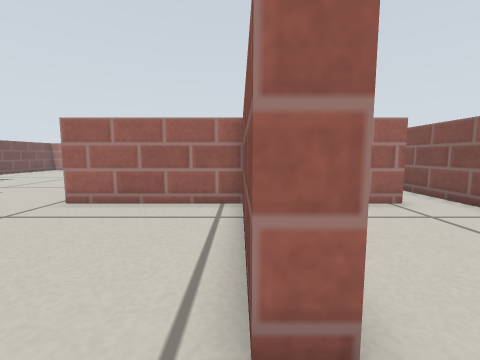
[1] (above)

18 first-person views from a walk through a Gazebo world. The camera is 0.29 m above the floor, tilts 6° down and sees 90° across. The floor is counted in squares, 0.2 m on a side. Each view is taken from the middle of a square. On the plan, view 1 faces up. The plan holds only what a view shows up to about 13 squares ahead; the rest is blank. Gazebo's built-in surfaces are drawn with simple patterns.

[2]
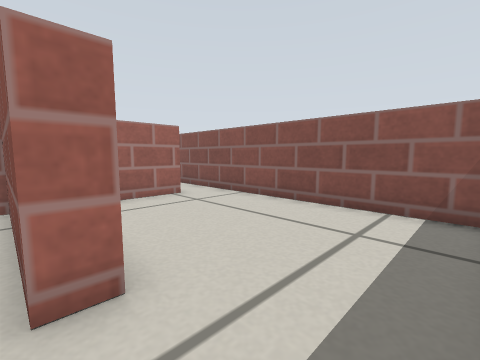

[3]
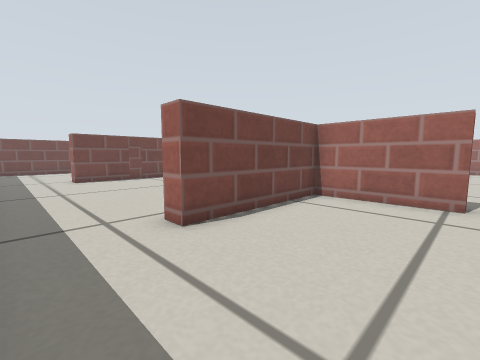

[4]
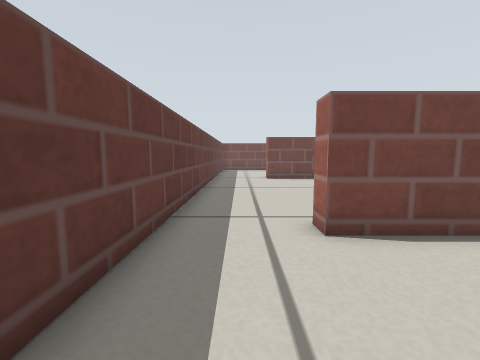

[5]
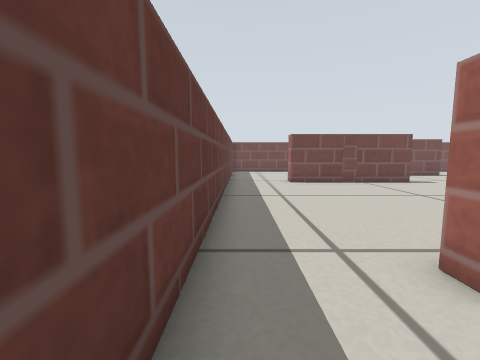

[6]
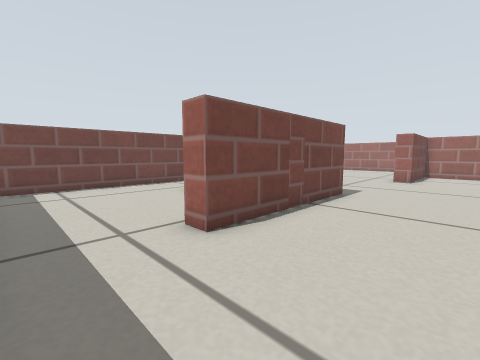

[7]
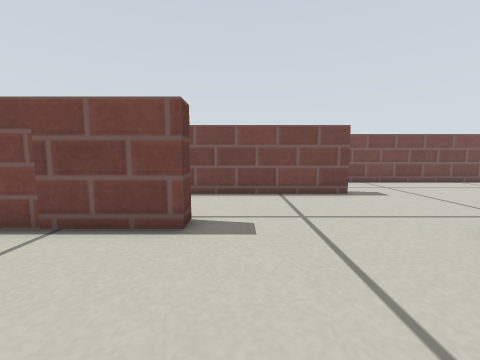

[8]
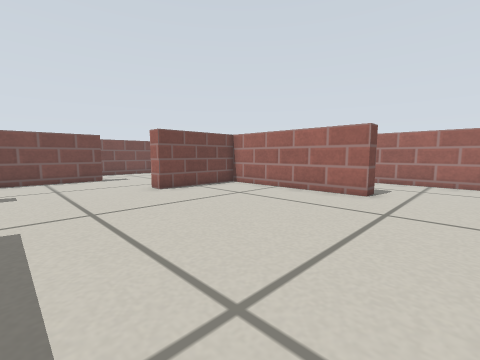

[9]
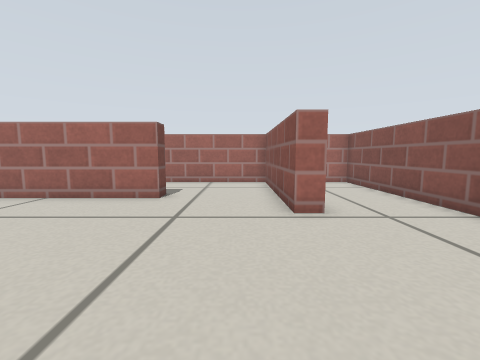

[10]
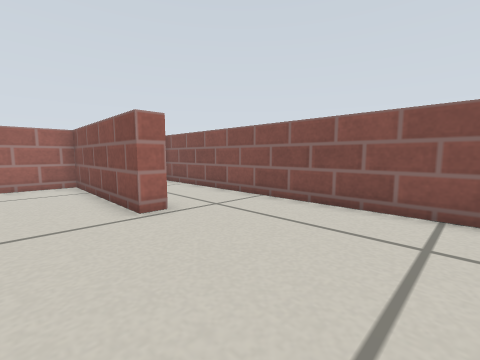

[11]
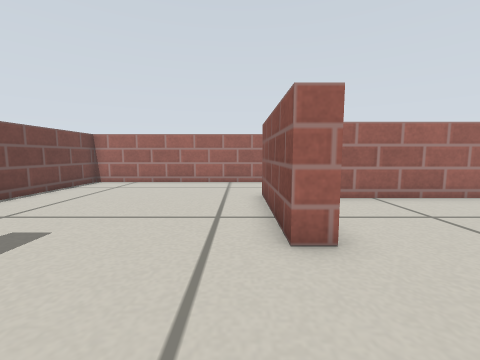

[12]
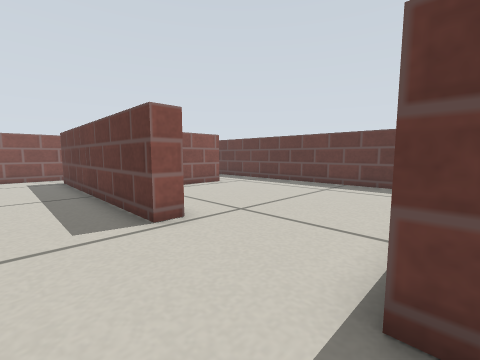

[13]
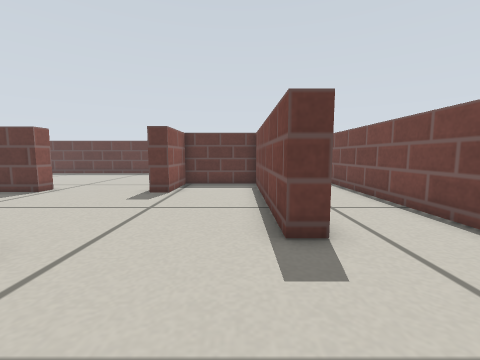

[14]
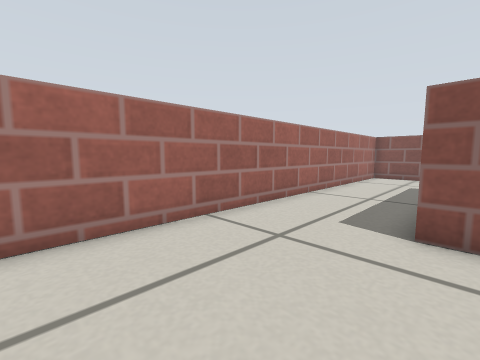

[15]
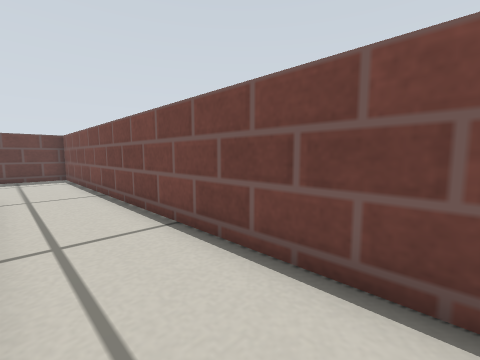

[16]
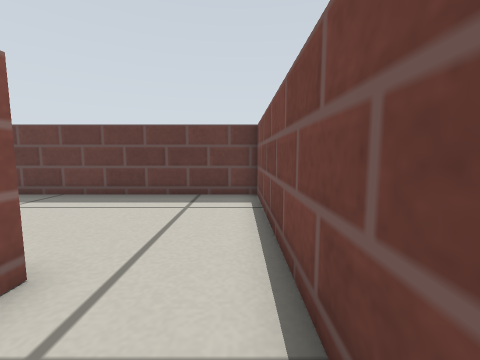

[17]
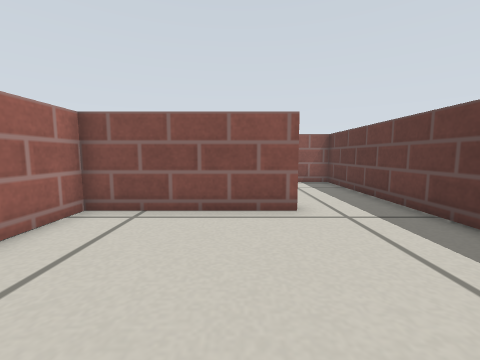

[18]
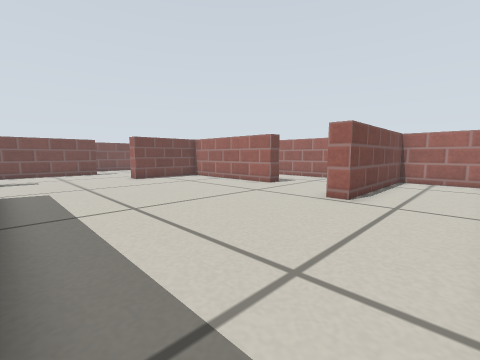

### Floor plan
Ten units are one square. View 1 is at (0, 0); x grows to the right and y downward. Boxes are objects, and circles mark ways between rooms. Rooms are numbered by the first view taken in them; rooms with no view inside come last. Other rooms are left out.
<svg viewBox="-181 -231 252 252">
<path fill="none" stroke="#000" d="M48 -79 48 -70 8 -70 8 -15 1 -15M-4 16 66 16 66 -84M-146 -130 -138 -130 -138 -51 -103 -51 -103 -79 -95 -79 -95 -15 -104 -15M-17 -188 -17 -179 -84 -179 -84 -137 -92 -137 -92 -188M-145 -43 -145 -48M1 -15 1 -70 -52 -70 -52 -79 48 -79M66 -84 66 -226 31 -226 31 -158 24 -158 24 -226 -176 -226 -176 16 -4 16"/>
<circle cx="5" cy="0" r="3" fill="#2a7"/>
<circle cx="55" cy="-75" r="3" fill="#2a7"/>
<text x="40" y="-30">1</text>
<text x="-70" y="-110">2</text>
</svg>
Room 1 opens to room 2.

Where each view was taken, in squares from view 1:
view 1: 0 up, 0 right, facing up
view 2: 1 down, 0 right, facing up-right
view 3: 1 down, 5 right, facing up-left
view 4: 0 up, 5 right, facing left
view 5: 1 down, 3 right, facing left
view 6: 1 down, 6 left, facing up-left
view 7: 9 up, 5 left, facing left
view 8: 9 up, 1 right, facing up-left
view 9: 10 up, 1 right, facing up
view 10: 10 up, 0 right, facing up-right
view 11: 10 up, 10 left, facing up
view 12: 10 up, 10 left, facing down-right
view 13: 17 up, 13 left, facing down
view 14: 18 up, 14 left, facing up-right
view 15: 15 up, 15 left, facing down-left
view 16: 7 up, 17 left, facing down
view 17: 3 up, 6 left, facing right
view 18: 8 up, 6 right, facing up-left
